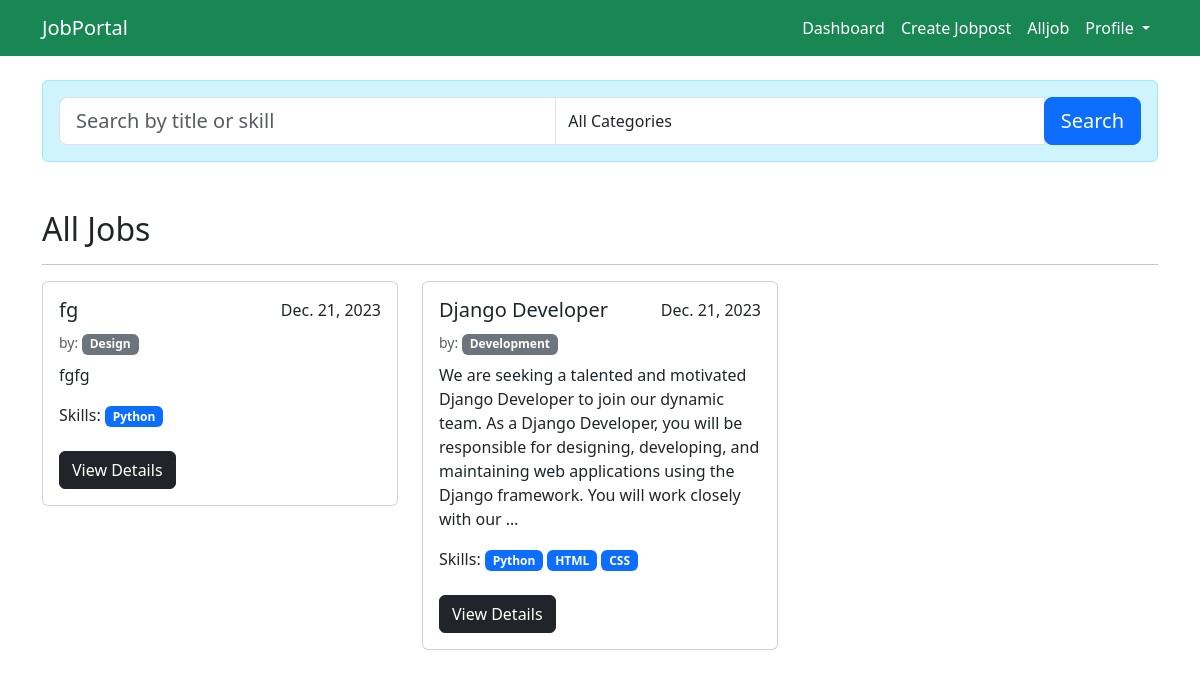
Before: / (signed in) with the older database file.
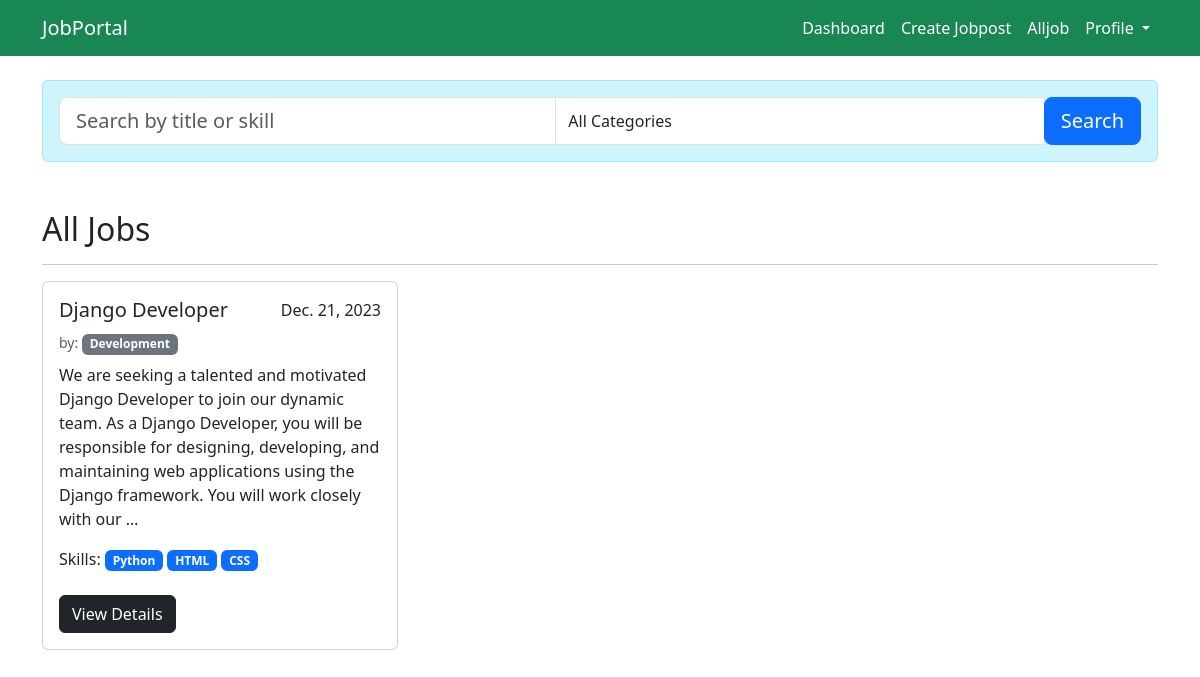
After: the same page with the newer database file.
### main_app/models.py (models this page shows, shortened)
class JobPost(models.Model):
    recruiter = models.ForeignKey(Recruiter_Profile, on_delete=models.CASCADE)
    title = models.CharField(max_length=255)
    openings = models.PositiveIntegerField()
    category = models.ForeignKey(Category, on_delete=models.CASCADE)
    description = models.TextField()
    skill_set = models.ManyToManyField(Skill)
    posted_at = models.DateTimeField(auto_now_add=True)
    updated_at = models.DateTimeField(auto_now=True)

class Category(models.Model):
    name = models.CharField(max_length=50, unique=True)
    def __str__(self):
        return self.name

class Skill(models.Model):
    name = models.CharField(max_length = 100, unique = True)

### main_app/views.py (the view)
# urls.py: path('', views.job_list,name="joblist"),
@login_required
def job_list(request):
    categories = Category.objects.all()
    title_filter = request.GET.get('title', '')
    category_filter = request.GET.get('category', '')
    jobs = JobPost.objects.filter(title__icontains=title_filter)
    if category_filter:
        jobs = jobs.filter(category__id=category_filter)
    if request.user.is_authenticated and request.user.user_type == 'JobSeeker':
        try:
            job_seeker_profile = Jobseeker_Profile.objects.get(user_profile=request.user)
        except Jobseeker_Profile.DoesNotExist:
            job_seeker_profile = Jobseeker_Profile.objects.create(user_profile=request.user)
        job_seeker_skills = job_seeker_profile.skills.all()
        matching_jobs = JobPost.objects.filter(skill_set__in=job_seeker_skills).distinct()
    else:
        job_seeker_profile = None
        matching_jobs = None
    return render(request, 'job_list.html', {'jobs': jobs, 'matching_jobs': matching_jobs, 'categories': categories, 'title_filter': title_filter, 'category_filter': category_filter})

### main_app/templates/job_list.html (shortened to what this page needs)
{% extends 'base.html' %}
{% block content %}
    <div class="container mt-4">
            <form method="get" action="" id="searchForm" class="form">
                <div class="input-group mb-5 alert alert-info">
                        <input type="text" class="form-control form-control-lg" placeholder="Search by title or skill" id="searchInput">
                        <select class="form-control" id="categoryDropdown">
                            <option value="">All Categories</option>
                        </select>
                        <div class="input-group-append">
                            <button class="btn btn-lg btn-primary" type="submit" id="searchButton"> Search</button>
                        </div>
                </div>
            </form>
        <h2>All Jobs</h2>
        <hr>
        <div class="row">
            {% for job in jobs %}
                <div class="col-md-4 mb-4">
                    <div class="card">
                        <div class="card-body">
                            <div class="d-flex justify-content-between">
                                <h5 class="card-title">{{ job.title }}</h5>
                                <span>{{ job.posted_at|date:"M. d, Y" }}</span>
                            </div>
                            <small class='text-muted'>by: {{job.recruiter.company_name}}</small>
                            <span class="badge bg-secondary">{{job.category}}</span>
                            <p class="card-text mt-2">{{ job.description |truncatechars:250 }}</p>
                            <div class="skills-badges">Skills:
                                {% for skill in job.skill_set.all %}
                                    <p class="badge bg-primary  ">{{ skill.name }}</p>
                                {% endfor %}
                            </div>
                            <a href="{% url 'jobdetails' pk=job.pk %}" class="btn btn-dark mt-2">View Details</a>
                        </div>
                    </div>
                </div>
            {% endfor %}
        </div>
    </div>
{% endblock %}

### main_app/templates/base.html (shortened to what this page needs)
<!doctype html>
<html lang="en">
  <head>
    <link href="https://cdn.jsdelivr.net/npm/bootstrap@5.3.2/dist/css/bootstrap.min.css" rel="stylesheet">
    <link href="https://cdn.jsdelivr.net/npm/remixicon@3.7.0/fonts/remixicon.css" rel="stylesheet">
  </head>
  <body>
    <nav class="navbar navbar-expand-lg navbar-light bg-success">
      <div class="container">
        <a class="navbar-brand text-white" href="#">JobPortal</a>
        <div class="collapse navbar-collapse" id="navbarNav">
          <ul class="navbar-nav mb-2 mb-lg-0 ms-auto">
            <li class="nav-item ">
              <a class="nav-link active text-white" aria-current="page" href="{% url 'profile_page' %}">Dashboard</a>
            </li>
            <li class="nav-item ms-auto">
              <a class="nav-link text-white" href="{% url 'jobpost' %}">Create Jobpost</a>
            </li>
            {% if not user.is_authenticated %}
            <li class="nav-item">
              <a class="nav-link text-white" href="{% url 'register' %}">Sign up</a>
            </li>
            <li class="nav-item">
              <a class="nav-link text-white" href="{% url 'loginpage' %}">Login</a>
            </li>
            {% else %}
            <li class="nav-item">
              <a class="nav-link text-white" href="{% url 'joblist' %}">Alljob</a>
            </li>
            <li class="nav-item dropdown">
              <a class="nav-link dropdown-toggle text-white" href="#" role="button" data-bs-toggle="dropdown" aria-expanded="false">
                Profile
              </a>
            </li>
            {% endif %}
          </ul>
        </div>
      </div>
    </nav>
      {% block content %}
      {% endblock content %}
  </body>
</html>

Changed rows visible on the page:
removed JobPost: title "fg", posted_at "Dec. 21, 2023", category "Design", description "fgfg", Skill (name "Python")
